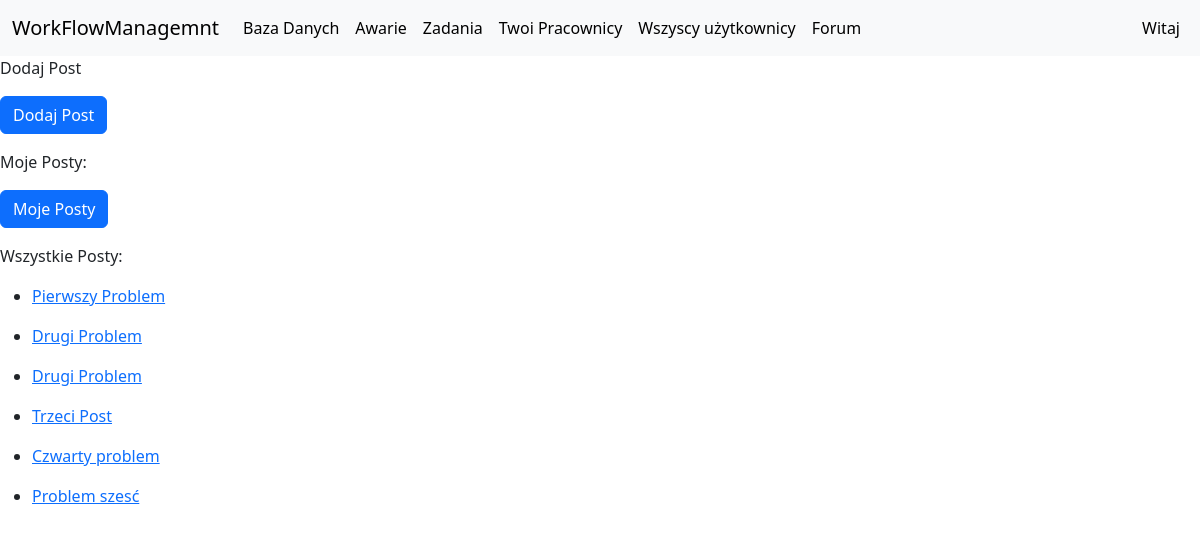
/forum, run on an earlier commit of the app's database.
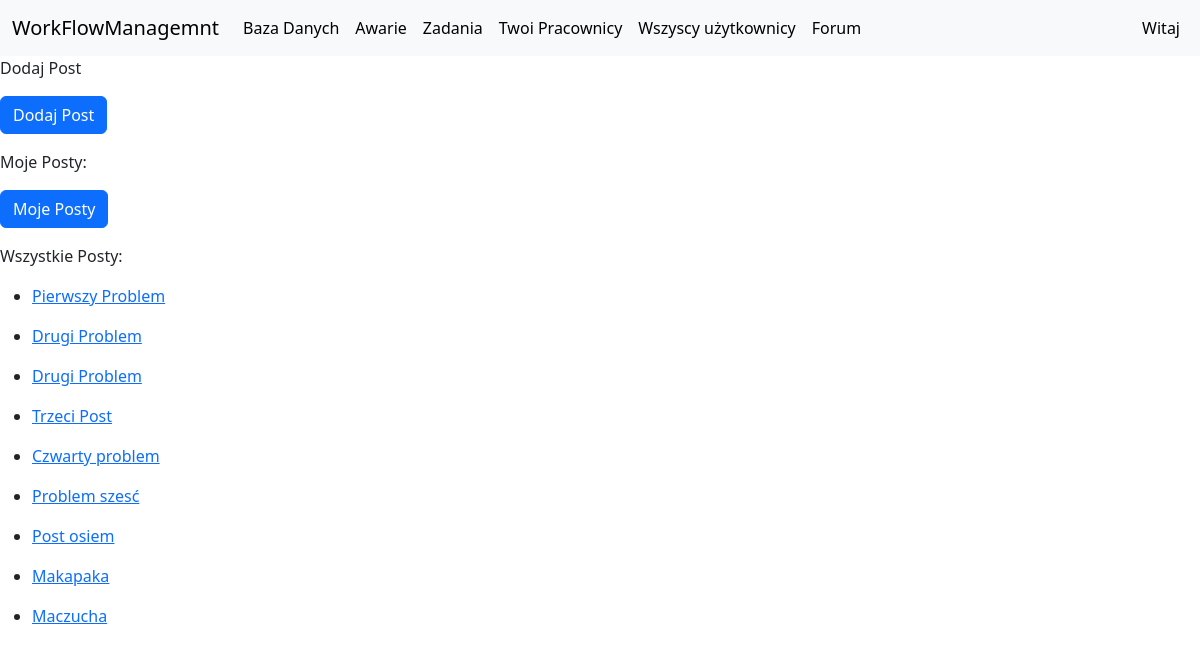
And on a later commit of the database.
### base/models.py (models this page shows, shortened)
class Forum(models.Model):
    name = models.CharField(max_length=255)
    description = models.TextField()
    draft = models.BooleanField(default=False)
    active = models.BooleanField(default=True)
    image = models.ImageField(blank=True, null=True, upload_to='forum_images/')
    groups = models.ManyToManyField(Group, blank=True)
    author = models.ForeignKey(User, on_delete=models.CASCADE, blank=True, null=True)
    upload_date = models.DateTimeField(blank=True, null=True)
    end_date = models.DateTimeField(blank=True, null=True)
    likes = models.IntegerField(default=0)
    tag = models.ManyToManyField(Tag, blank=True)

### forum/views.py (the view)
# urls.py: path('', MainForumPage.as_view(), name='forum'),
class MainForumPage(ListView):
    model = Forum
    template_name = 'forum/forum.html'
    context_object_name = 'posts'
    def get_queryset(self):
        return Forum.objects.all()

### base/context_processors.py (called while the page is built)
def group_names_processor(request):
    if request.user.is_authenticated:
        group_names = [group.name for group in request.user.groups.all()]
    else:
        group_names = []
    return {'group_names': group_names}

### forum/templates/forum/forum.html
{% extends "base/base.html" %}
{% block content %}
<p>Dodaj Post</p>
<p><a href="{% url 'forum:new_post' %}" class="btn btn-primary">Dodaj Post</a></p>
<p>Moje Posty:</p>
<p><a href="{% url 'forum:my_posts' %}" class="btn btn-primary">Moje Posty</a></p>
<p>Wszystkie Posty:</p>
{% for post in posts %}
<ul>
    <li><a href="{% url 'forum:post_detail' pk=post.pk %}">{{ post.name }}</a></li>
</ul>
{% empty %}
    <p>Nie ma żadnych wpisów</p>
{% endfor %}
{% endblock %}

What changed in the data, as far as the page shows it:
added Forum: name "Post osiem"
added Forum: name "Makapaka"
added Forum: name "Maczucha"
